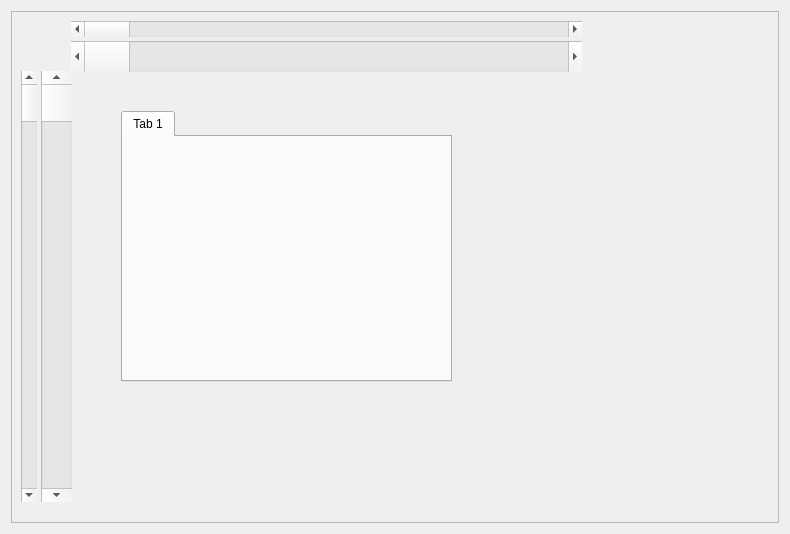
              <widget class="QWidget" name="scrollAreaWidgetContents">
               <property name="geometry">
                <rect>
                 <x>0</x>
                 <y>0</y>
                 <width>786</width>
                 <height>530</height>
                </rect>
               </property>
               <layout class="QVBoxLayout" name="verticalLayout_16">
                <item>
                 <widget class="QFrame" name="frame_5">
                  <property name="sizePolicy">
                   <sizepolicy hsizetype="Fixed" vsizetype="Fixed">
                    <horstretch>0</horstretch>
                    <verstretch>0</verstretch>
                   </sizepolicy>
                  </property>
                  <property name="minimumSize">
                   <size>
                    <width>768</width>
                    <height>512</height>
                   </size>
                  </property>
                  <property name="frameShape">
                   <enum>QFrame::StyledPanel</enum>
                  </property>
                  <property name="frameShadow">
                   <enum>QFrame::Raised</enum>
                  </property>
                  <widget class="QScrollBar" name="horizontalScrollBar">
                   <property name="geometry">
                    <rect>
                     <x>60</x>
                     <y>10</y>
                     <width>511</width>
                     <height>16</height>
                    </rect>
                   </property>
                   <property name="orientation">
                    <enum>Qt::Horizontal</enum>
                   </property>
                  </widget>
                  <widget class="QScrollBar" name="horizontalScrollBar_2">
                   <property name="geometry">
                    <rect>
                     <x>60</x>
                     <y>30</y>
                     <width>511</width>
                     <height>31</height>
                    </rect>
                   </property>
                   <property name="orientation">
                    <enum>Qt::Horizontal</enum>
                   </property>
                  </widget>
                  <widget class="QScrollBar" name="verticalScrollBar">
                   <property name="geometry">
                    <rect>
                     <x>10</x>
                     <y>60</y>
                     <width>16</width>
                     <height>431</height>
                    </rect>
                   </property>
                   <property name="orientation">
                    <enum>Qt::Vertical</enum>
                   </property>
                  </widget>
                  <widget class="QScrollBar" name="verticalScrollBar_2">
                   <property name="geometry">
                    <rect>
                     <x>30</x>
                     <y>60</y>
                     <width>31</width>
                     <height>431</height>
                    </rect>
                   </property>
                   <property name="orientation">
                    <enum>Qt::Vertical</enum>
                   </property>
                  </widget>
                  <widget class="QTabWidget" name="tabWidget_6">
                   <property name="geometry">
                    <rect>
                     <x>110</x>
                     <y>100</y>
                     <width>331</width>
                     <height>271</height>
                    </rect>
                   </property>
                   <property name="currentIndex">
                    <number>0</number>
                   </property>
                   <widget class="QWidget" name="tab_27">
                    <attribute name="title">
                     <string>Tab 1</string>
                    </attribute>
                   </widget>
                  </widget>
                 </widget>
                </item>
               </layout>
              </widget>
